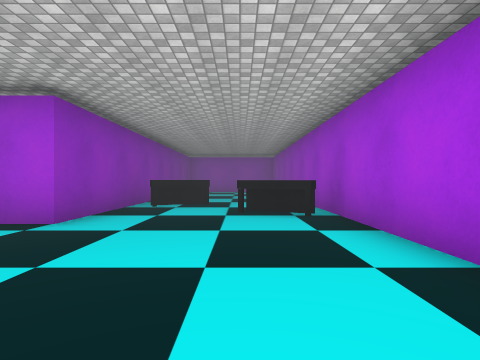
View 1 (above)

24 first-person views from a walk through a scene from a Unity 3-D project. The camera is 1.2 m above the floor, looks level and sees 80° across. The floor is counted in squares, 2 m on a side. Each view is taken from the middle of a square. On the plan, view 1 faces up. The plan holds only what a view shows up to about 9 squares ahead; the rest is blank. The place goes on beyond the plan. The player is left out. Some surface patterns are stand-ins.

View 2
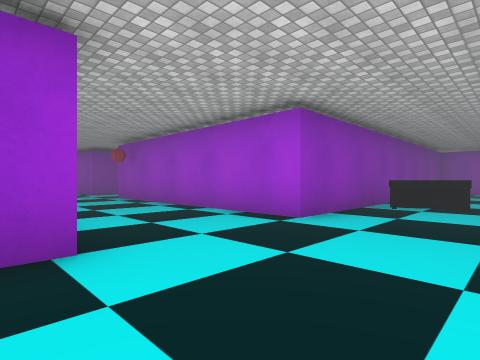

View 3
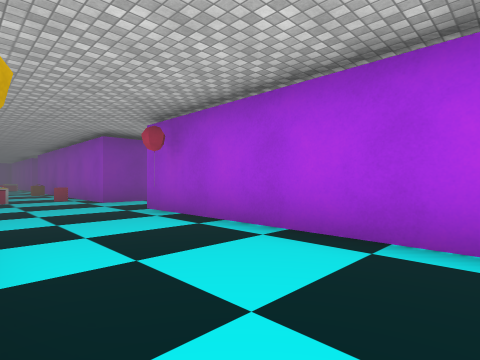

View 4
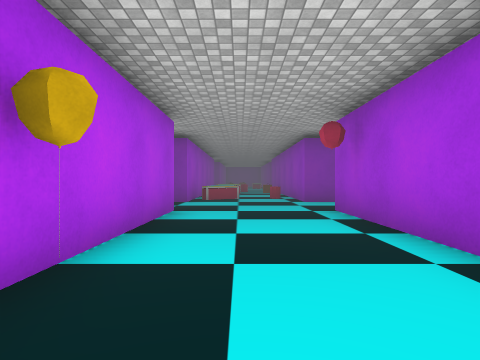

View 5
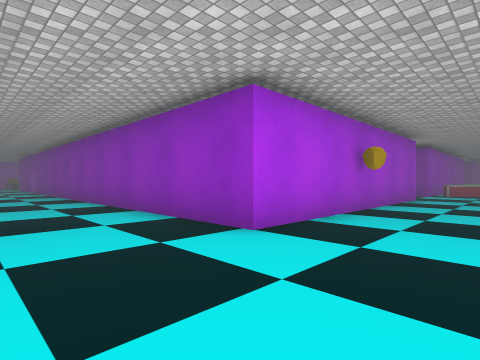

View 6
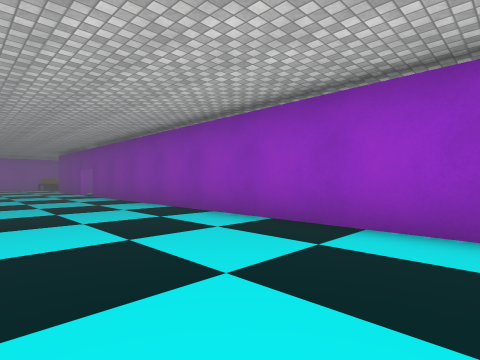

View 7
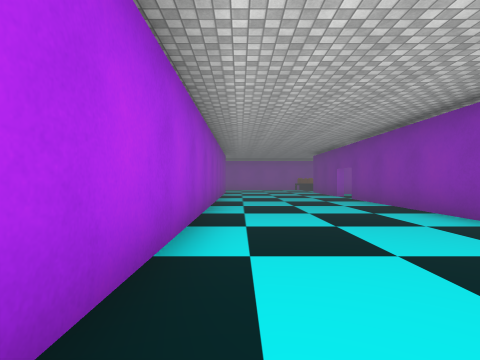

View 8
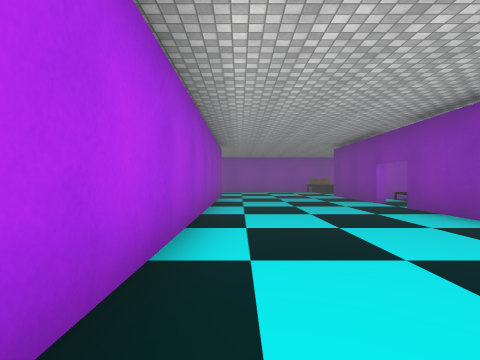

View 9
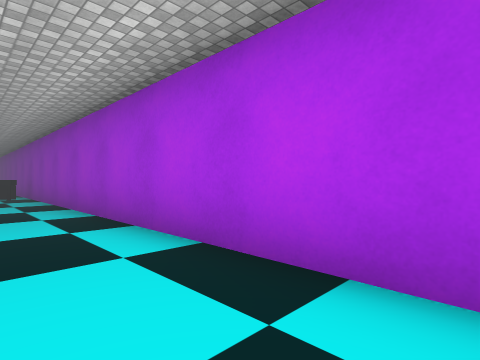

View 10
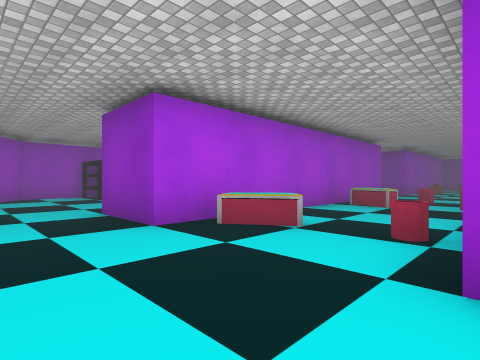

View 11
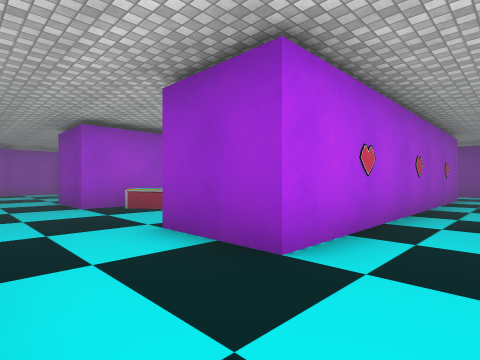

View 12
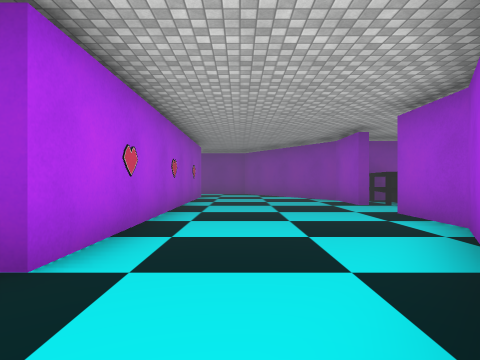

View 13
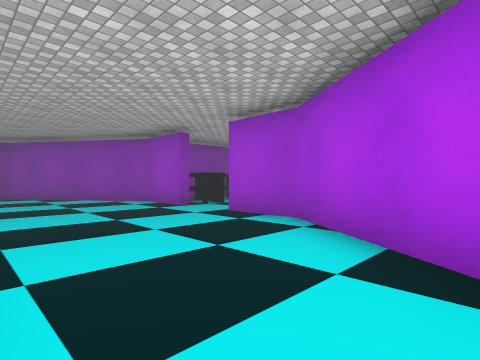

View 14
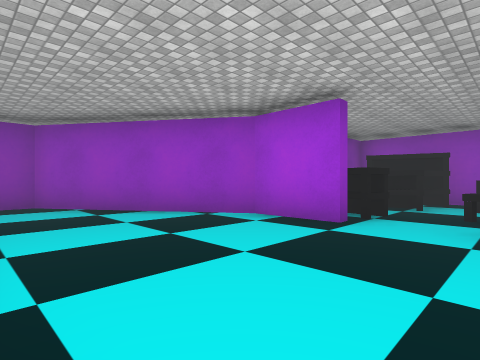

View 15
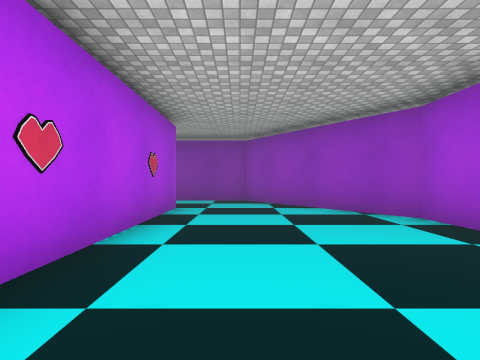

View 16
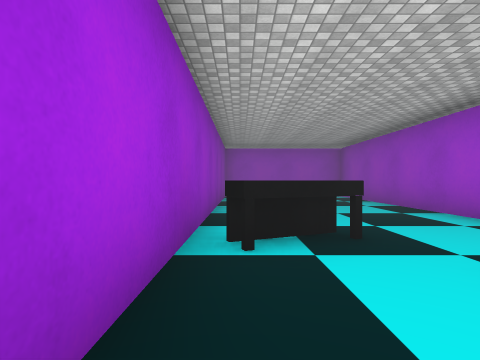

View 17
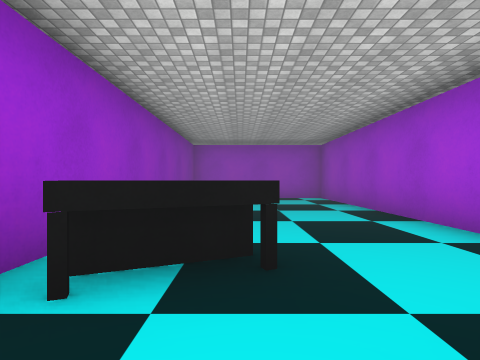

View 18
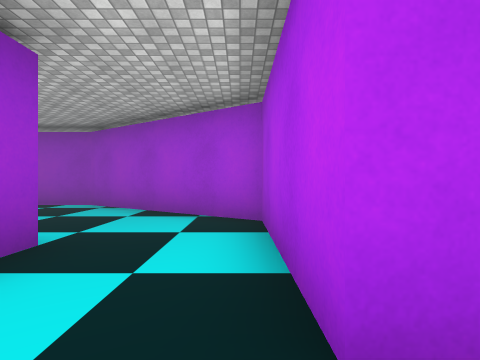

View 19
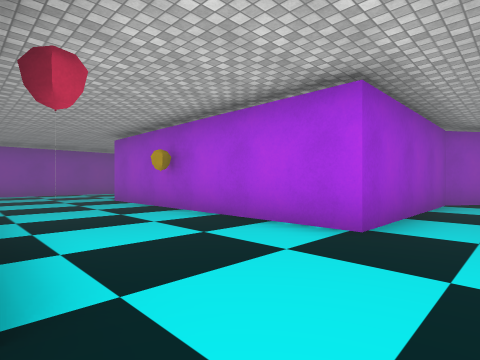

View 20
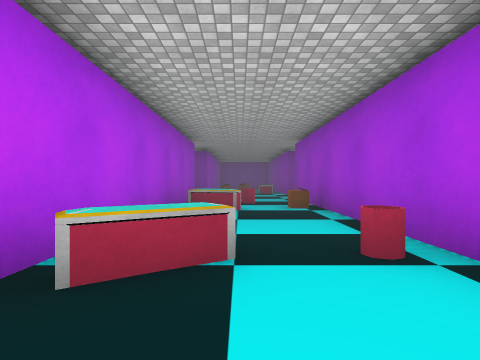

View 21
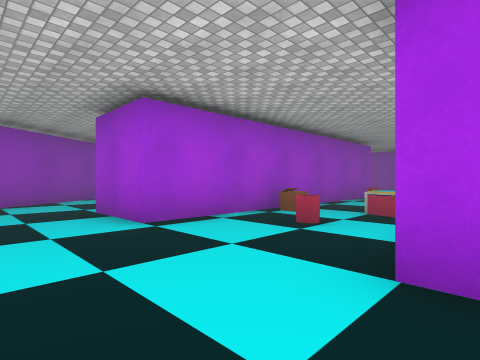

View 22
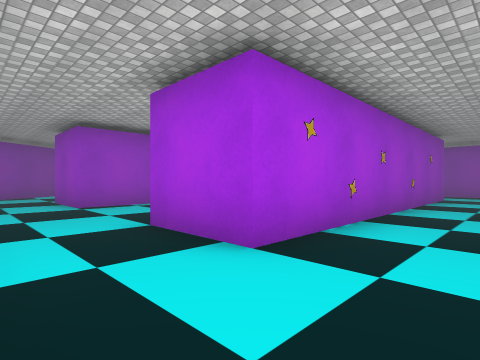

View 23
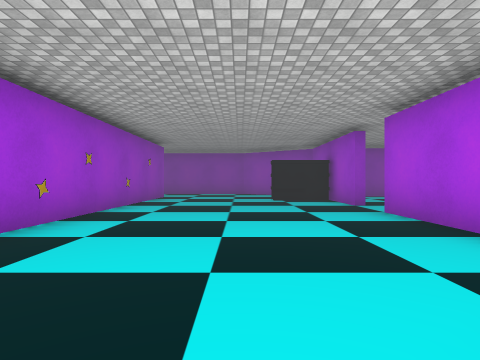

View 24
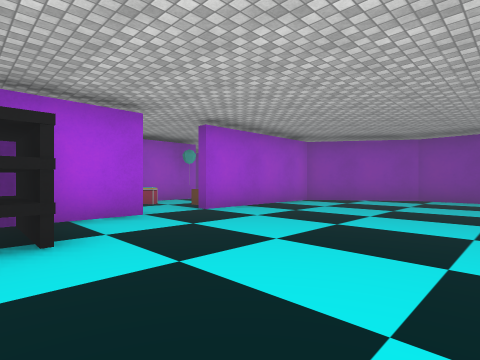

### Floor plan
Points are (right, up) in squares from view 1. A wall is a line through its corners. A room is listed if a view was taken in it or the views show most of it. See-through windows are left out.
Room 1 (views 1, 2, 3, 4, 5, 6, 7, 8, 9, 10, 16, 17, 18, 19, 20)
walls: (-9.7, 0.7) (-2.5, 0.7) (-2.5, -12.1); (-11.9, 5.6) (-11.9, 3.9) (-14.4, 3.9); (-2.5, -13.4) (-2.5, -15); (-14.6, 0.7) (-11.9, 0.7); (-2.5, 12.5) (-2.5, 3.9) (-9.7, 3.9) (-9.7, 5.5); (1.7, -15) (1.7, 12.5)
ways out: opening at (-10.5, 4.5) to room 2; opening at (-10.5, -0.5) to room 3; opening at (-14, 2); opening at (-3, -13)
objects: box (-13, 1) to (-13, 2); pot (-13, 3); other object (-9, 3); other object (-6, 1); other object (-2, 7) to (-1, 7); other object (0, 5) to (1, 5)
Room 2 (views 11, 12, 13, 14, 15)
walls: (-16.8, 9.8) (-18.4, 9.8) (-22.3, 7.2) (-22.3, 5.1); (-20.1, 5.6) (-11.9, 5.6); (-9.7, 5.5) (-9.7, 7.2) (-13.6, 9.8) (-15.2, 9.8)
ways out: opening at (-10.5, 4.5) to room 1; opening at (-21.5, 4.5); opening at (-16, 10)
Room 3 (views 21, 22, 23, 24)
walls: (-15.4, -6.7) (-11.5, -6.7) (-9.7, -4.2) (-9.7, 0.7); (-18.1, -9.6) (-16.8, -9.6); (-22.3, -2.7) (-22.3, -4.2) (-20.6, -6.7) (-17.4, -6.7); (-11.9, 0.7) (-11.9, -1.3) (-20.1, -1.3) (-20.1, 0.6)
ways out: opening at (-10.5, -0.5) to room 1; opening at (-21.5, -0.5); opening at (-14.5, -8.5)
objects: other object (-18, -9); other object (-17, -8) to (-17, -7); box (-16, -9); other object (-13, -6) to (-13, -5)

Positions as (right, up) in squares from view 1, and headings:
1: (0, 0), facing up
2: (0, 0), facing up-left
3: (-4, 1), facing up-left
4: (-4, 2), facing left
5: (0, 3), facing down-left
6: (1, -1), facing down-left
7: (1, -3), facing down
8: (1, -6), facing down
9: (0, -6), facing up-right
10: (-10, 4), facing down-left
11: (-10, 7), facing down-left
12: (-10, 7), facing left
13: (-11, 6), facing up-left
14: (-15, 6), facing up-left
15: (-14, 7), facing left
16: (-2, 4), facing up
17: (-1, 5), facing up
18: (-10, 3), facing up
19: (-11, 4), facing down-right
20: (-11, 2), facing left
21: (-22, 0), facing up-right
22: (-22, -3), facing up-right
23: (-22, -4), facing right
24: (-13, -2), facing down-left
